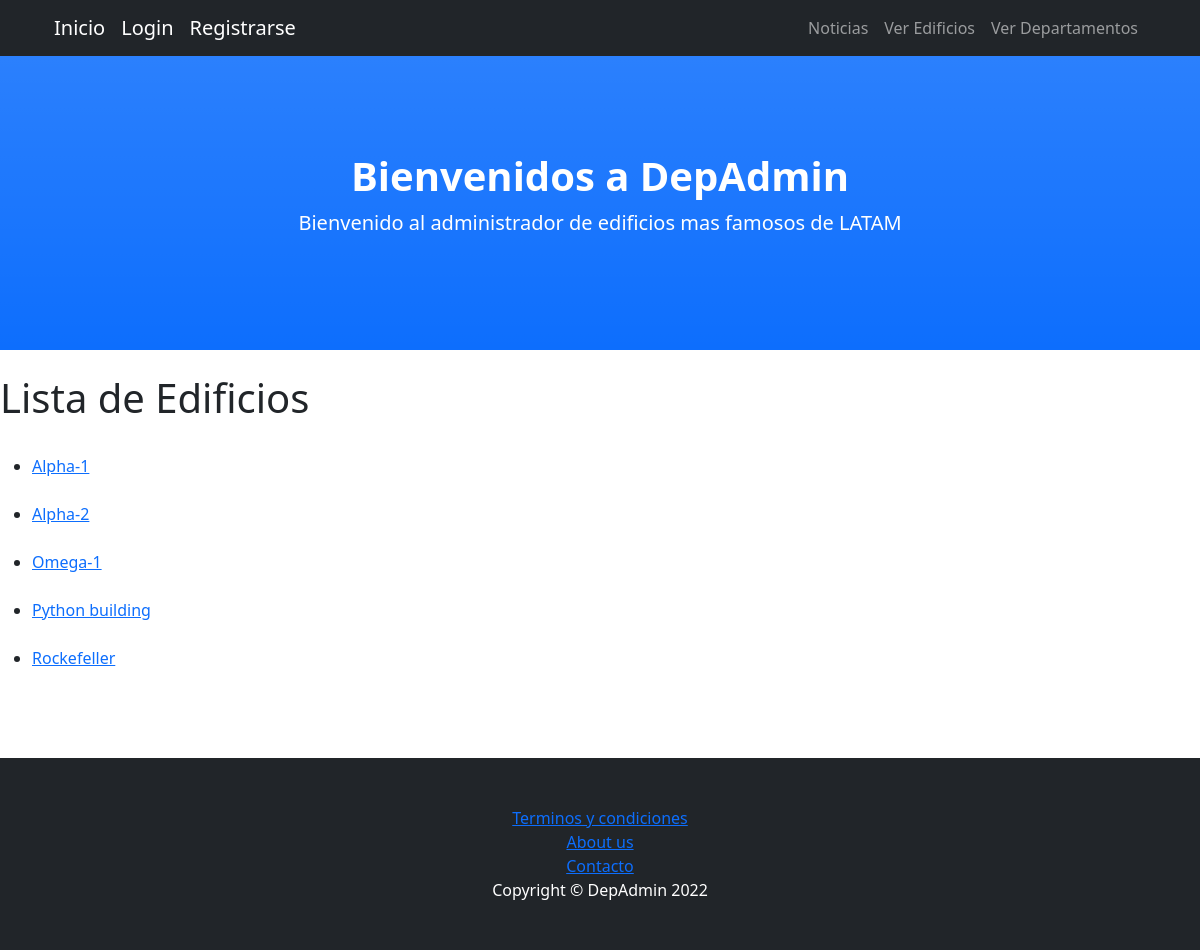
Page /BlogDepAdmin/lista-edificios on the committed database.
### Administrador_De_Edificios/models.py (models this page shows, shortened)
class Edificio(models.Model):
    nombre = models.CharField(max_length=30)
    calle = models.CharField(max_length=50)
    cantidad_De_Pisos = models.IntegerField()
    cantidad_De_Departamentos = models.IntegerField()
    tiene_SUM = models.BooleanField()
    class Meta:
        ordering = ['nombre']

### Administrador_De_Edificios/views.py (the view)
# urls.py: path('lista-edificios', EdificioList.as_view(), name="ListaEdificios"),
class EdificioList(ListView):
    model = Edificio
    template_name = "edificio_list.html"
    context_object_name = "edificios"

### Administrador_De_Edificios/templates/edificio_list.html (shortened to what this page needs)
{% extends "padre.html"%}
{% load static %}
{% block contenidoQueCambia %}
<br>
<h1>Lista de Edificios </h1>
<br>
{% if edificios %}
<ul>
        {% for edificio in edificios %}
        <li>
            <a href ="{% url 'DetalleEdificio' edificio.id %}">
           {{edificio.nombre}}
            </a>
        </li>
        <br>
        {% endfor %}
</ul>
{% else %}
<p> No hay edificios <p>
{% endif %}
<br>
<br>
{% endblock %}

### rows in the picture
Edificio: nombre "Alpha-1"
Edificio: nombre "Alpha-2"
Edificio: nombre "Omega-1"
Edificio: nombre "Python building"
Edificio: nombre "Rockefeller"
